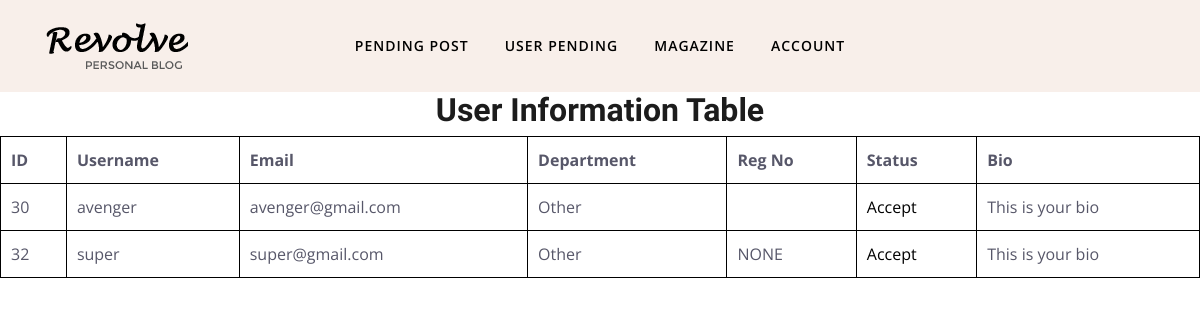
Page /user_pending on the earlier database version.
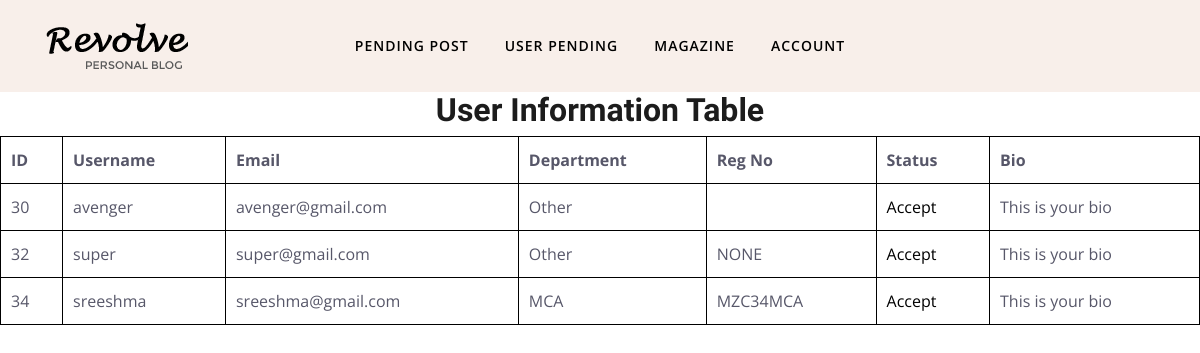
Same page on the later database version.
### register/models.py (models this page shows, shortened)
class Profile(models.Model):
    DEPARTMENT_CHOICES = [
        ('v1', 'Other'),
        ('v2', 'MCA'),
        ('v3', 'MBA'),
        ('v4', 'B-Tech'),
    ]
    id = models.AutoField(primary_key=True)
    username = models.CharField(max_length=150)
    email = models.EmailField()
    department = models.CharField(max_length=50, choices=DEPARTMENT_CHOICES)
    register_no = models.CharField(max_length=150,default="NONE")
    accepted = models.BooleanField(default=False)
    is_admin = models.BooleanField(default=False)
    bio = models.TextField(blank=True, null=True, default="This is your bio")
    profile_picture = models.ImageField(
        upload_to='profile_pictures/',
        default='profile_pictures/default.png',
        blank=True,
        null=True
    )

### super/views.py (the view)
# urls.py: path('user_pending',views.userpending,name="userpending"),
def userpending(request):
    profiles = Profile.objects.filter(accepted=False)
    return render(request,'user_pending.html',{'set':profiles})

### templates/user_pending.html (shortened to what this page needs)
{% load static %}
<!DOCTYPE html>
<html lang="en">
<head>
	<link rel="stylesheet" href={% static "plugins/bootstrap/css/bootstrap.min.css"  %}>
	<link rel="stylesheet" href={% static "plugins/themify/css/themify-icons.css" %}>
	<link rel="stylesheet" href={% static "plugins/slick-carousel/slick-theme.css" %}>
	<link rel="stylesheet" href={% static "plugins/slick-carousel/slick.css" %}>
	<link rel="stylesheet" href={% static "plugins/owl-carousel/owl.carousel.min.css"  %}>
	<link rel="stylesheet" href={% static "plugins/owl-carousel/owl.theme.default.min.css"  %}>
	<link rel="stylesheet" href={% static "plugins/magnific-popup/magnific-popup.css"  %}>
	<link rel="stylesheet" href={% static "css/style.css"  %}>
</head>
<body>
	<header class="header-top bg-grey justify-content-center">
		<div class="container">
			<div class="row align-items-center">
				<div class="col-lg-2 col-md-4 text-center d-none d-lg-block">
					<a class="navbar-brand " href={% url 'adminhome' %}>
						<img src={% static "images/logo.png"  %} alt="" class="img-fluid">
					</a>
				</div>
				<div class="col-lg-8 col-md-12">
					<nav class="navbar navbar-expand-lg navigation-2 navigation">
						<div class="collapse navbar-collapse" id="navbar-collapse">
							<ul id="menu" class="menu navbar-nav mx-auto">
								<li class="nav-item"><a href={% url 'adminhome' %} class="nav-link">Pending Post</a></li>
								<li class="nav-item"><a href={% url 'userpending' %} class="nav-link">User Pending</a></li>
								<li class="nav-item"><a href={% url 'magazine' %} class="nav-link">Magazine</a></li>
								<li class="nav-item dropdown">
									<a class="nav-link dropdown-toggle" href="#" id="navbarDropdown3" role="button" data-toggle="dropdown"
										aria-haspopup="true" aria-expanded="false">
										Account
									</a>
								</li>
							</ul>
						</div>
					</nav>
				</div>
			</div>
		</div>
	</header>
    <h2>User Information Table</h2>
    <table>
        <thead>
            <tr>
                <th>ID</th>
                <th>Username</th>
                <th>Email</th>
                <th>Department</th>
                <th>Reg No</th>
                <th>Status</th>
                <th>Bio</th>
            </tr>
        </thead>
        <tbody>
            {% for i in set %}
            <tr>
                <td>{{ i.id }}</td>
                <td>{{ i.username }}</td>
                <td>{{ i.email }}</td>
                <td>{{ i.get_department_display }}</td>
                <td>{{ i.register_no }}</td>
                <td><a href={% url 'acceptuser' i.id %}>Accept</a></td>
                <td>{{ i.bio }}</td>
            </tr>
            {% endfor %}
        </tbody>
    </table>
</body>
</html>

Differences in the rows shown:
added Profile: id "34", username "sreeshma", email "sreeshma@gmail.com", department "MCA", register_no "MZC34MCA", bio "This is your bio"
